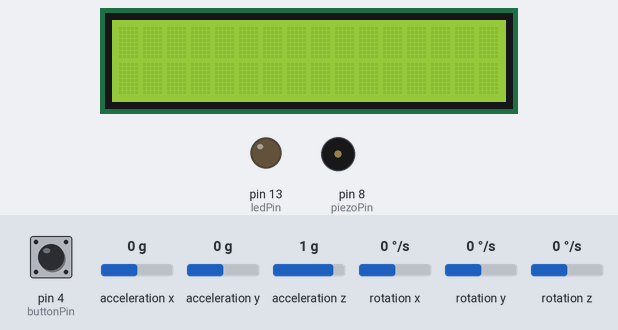
Bench run of a sketch on a simulated Arduino Uno, built with avr-gcc and run on an emulated ATmega328P. Parts: 16×2 character LCD, output pins drawn as LEDs (lit = HIGH), buzzer (waves = sounding). The inputs (shaded band) are chosen by the test bench; at power-on: pin 4 (buttonPin) HIGH, acceleration x 0 g, acceleration z 1 g, acceleration y 0 g, rotation x 0 °/s, rotation y 0 °/s, rotation z 0 °/s. Random numbers use the default seed unless the sketch sets one; what the sketch prints to the serial monitor is not drawn.

Above: at 4.2 s.
4.3 s: pin 4 (buttonPin) pulled LOW for 0.15 s
At 5.1 s:
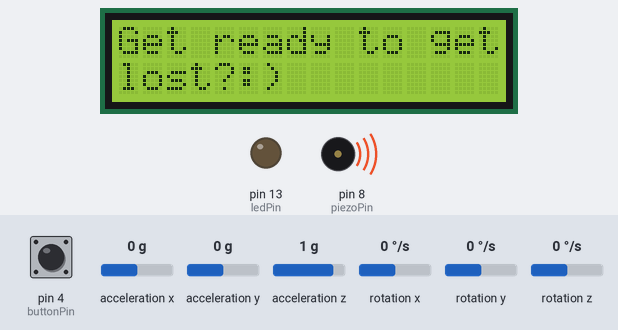
7.4 s: acceleration x set to -1.4 g
At 9.4 s:
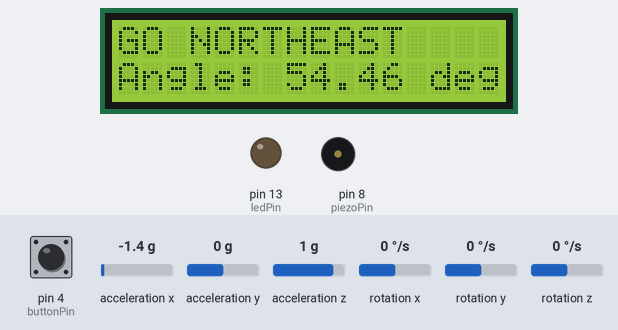
10.4 s: acceleration z set to 0 g
At 10.8 s:
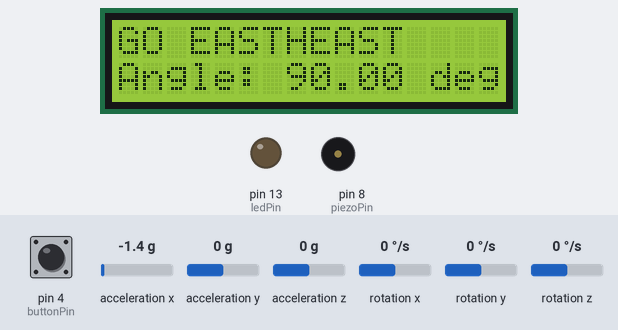
13.4 s: acceleration x set to 0.8 g
At 14.3 s:
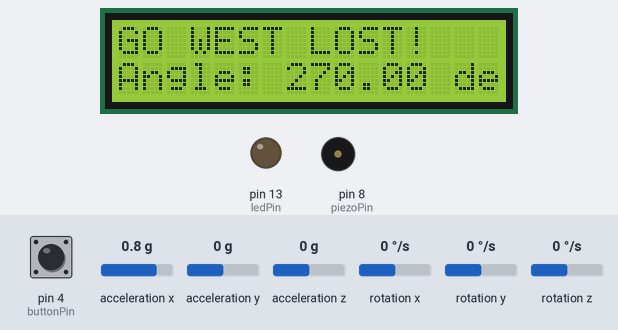
16.4 s: acceleration y set to -1.4 g
At 17.4 s:
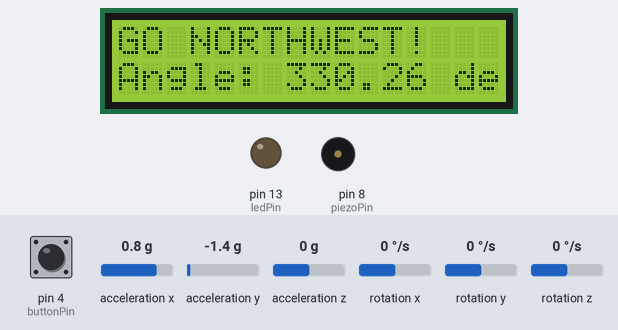
19.4 s: pin 4 (buttonPin) pulled LOW for 1 s
At 20.2 s:
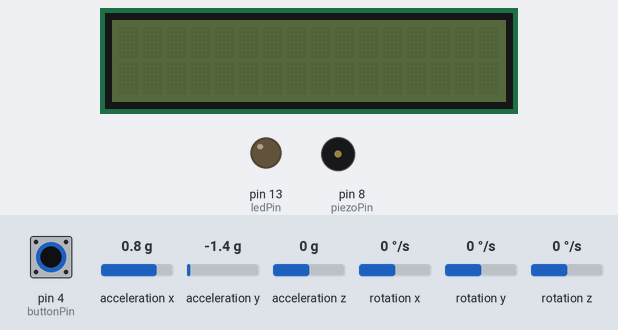
Timing chart, 0 to 22.4 s (numbered marks = the images above; inputs shaded):
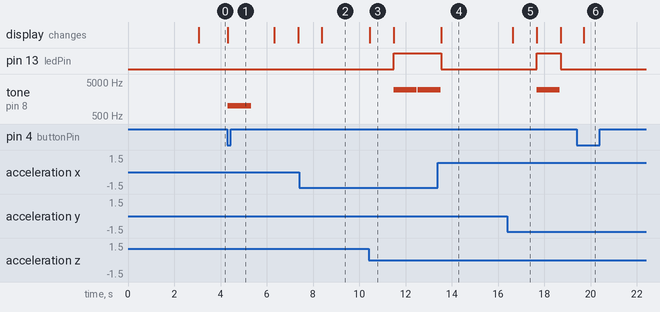

Measured:
- after the input at 4.3 s, tone on pin 8 (piezoPin): silent → 1000 Hz at once, → silent 1.0 s later; the display: changes at once (image 1)
- after the input at 7.4 s, the display: changes after 0.99 s (image 2)
- what the display in image 3 shows lasts 1.0 s, from 10.5 s to 11.5 s

The sketch:

MTI_CH2_JIAEN_LI.ino
```cpp
#include <MPU6050_tockn.h> // IMU MPU6050 sensor library
#include <Wire.h> // I2C communication
#include <LiquidCrystal_I2C.h> // LCD sensor library

MPU6050 mpu6050(Wire); // Declare instance of MPU6050 class
LiquidCrystal_I2C lcd(0x27, 16, 2); // Initialize the LCD display

int buttonPin = 4; // push button pin
int buttonState; // Current state of the button
int lastButtonState = LOW; // Previous state of the button
int lcdState = LOW; // Current state of the LCD display
int piezoPin = 8; // piezo speaker pin
int ledPin = 13; // led pin
bool isLcdOn = false; // lcd is turned off

void setup() {
  Serial.begin(9600);
  Wire.begin();
  mpu6050.begin();
  mpu6050.calcGyroOffsets(true); // calculates the gyro offsets to calibrate the sensor

  pinMode(buttonPin, INPUT_PULLUP);
  pinMode(piezoPin, OUTPUT);
  pinMode(ledPin, OUTPUT);
  lcd.init();
  lcd.backlight();
  lcd.clear(); // Clear the LCD screen
  lcd.setCursor(0, 0); // Set the cursor to the first column of the first row
}

void loop() {
  buttonState = digitalRead(buttonPin); // reads the state of the push button
  if (buttonState != lastButtonState) {
    if (buttonState == LOW) { // if the button is pressed
      if (isLcdOn) {  // if the LCD display is turned on
        isLcdOn = false; // turn off the LCD display
        lcd.clear(); // clear the LCD screen
        lcd.noBacklight(); // turn off the backlight of the LCD display
        digitalWrite(ledPin, LOW); // turn off the LED
      } else {
        isLcdOn = true;
        lcdState = HIGH;
        lcd.setCursor(0, 0); // Set the cursor to the first column of the first row
        lcd.print("Get ready to get"); // displays text on the LCD display
        lcd.setCursor(0, 1); // sets the cursor to the first column of the second row
        lcd.print("lost?:)"); // displays text on the LCD display
        tone(piezoPin, 1000, 1000);
        delay(2000);
        noTone(piezoPin);
        lcd.clear();
        lcd.backlight();
        delay(1000);
      }
    }
  }
  lastButtonState = buttonState;

  if (isLcdOn) {
    mpu6050.update();
    float yAngle = mpu6050.getAngleY();
    if (yAngle < 0) {
      yAngle += 360; // Add 360 degrees to make it positive
    }
    String compassDir;
    if (yAngle >= 337.5 || yAngle < 22.5) {
      compassDir = "GO NORTH"; // North
    } else if (yAngle >= 22.5 && yAngle < 67.5) {
      compassDir = "GO NORTHEAST"; // North East
    } else if (yAngle >= 67.5 && yAngle < 112.5) {
      compassDir = "GO EAST"; // East
    } else if (yAngle >= 112.5 && yAngle < 157.5) {
      compassDir = "GO SOUTHEAST"; // South East
    } else if (yAngle >= 157.5 && yAngle < 202.5) {
      compassDir = "GO SOUTH"; // South
    } else if (yAngle >= 202.5 && yAngle < 247.5) {
      compassDir = "GO SOUTHWEST"; // South West
    } else if (yAngle >= 247.5 && yAngle < 292.5) {
      compassDir = "GO WEST"; // West
    } else if (yAngle >= 292.5 && yAngle < 337.5) {
      compassDir = "GO NORTHWEST"; // North West
    }

    Serial.print("Y-axis angle: ");
    Serial.print(yAngle);
    Serial.print(" degrees (");
    Serial.print(compassDir);
    Serial.println(")");

  lcd.setCursor(0, 1); // Set the cursor to the first column of the second row
  lcd.print("Angle: "); // Display the text on the LCD
  lcd.print(yAngle); // Display the angle on the LCD
  lcd.print(" deg   ");
  lcd.setCursor(0, 0); // Set the cursor to the first column of the first row

  // Randomly display "YOU ARE LOST!" on the LCD
  if (random(10) < 3) { // 30% chance of displaying "YOU ARE LOST!"
    lcd.print("YOU ARE LOST!");
    digitalWrite(ledPin, HIGH);
    tone(piezoPin, 3000, 1000);
  } else {
    lcd.print(compassDir); // Display the direction on the LCD
    digitalWrite(ledPin, LOW);
  }

  delay(1000); // Wait for 1 second
}
}
```
